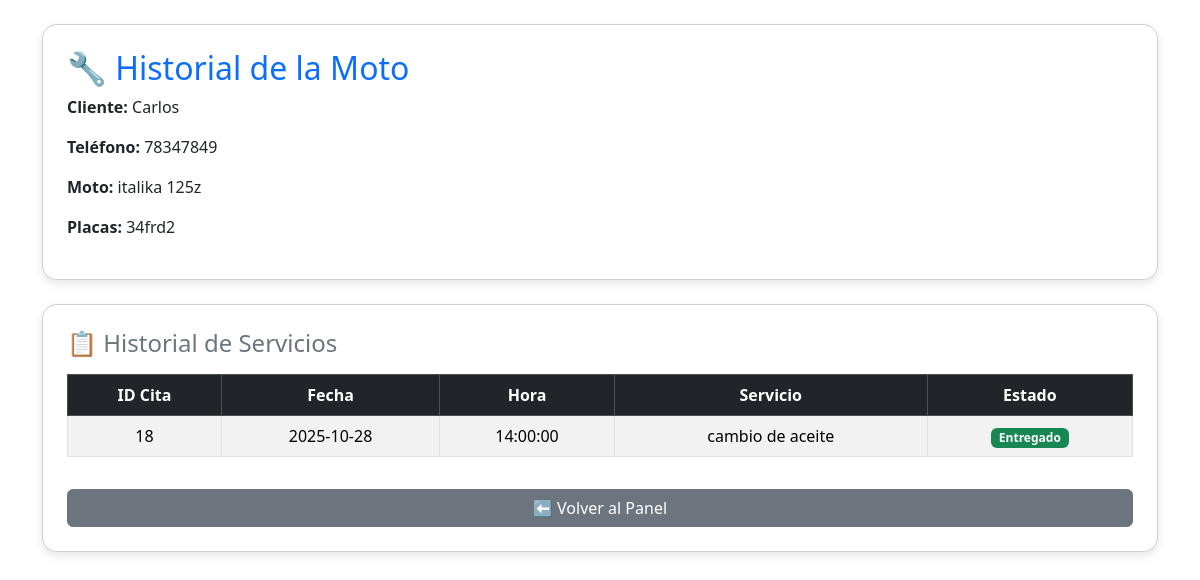
The app's page /admin/historial_moto.php?id_moto=18 (signed in) with its own data.
### tables this page shows
CREATE TABLE `citas` (
  `id_cita` int(11) NOT NULL,
  `id_cliente` int(11) NOT NULL,
  `id_moto` int(11) NOT NULL,
  `fecha_cita` date NOT NULL,
  `hora_cita` time NOT NULL,
  `servicio` varchar(100) NOT NULL,
  `estado` varchar(20) DEFAULT 'Pendiente',
  `fecha_registro` timestamp NOT NULL DEFAULT current_timestamp()
);

CREATE TABLE `clientes` (
  `id_cliente` int(11) NOT NULL,
  `nombre` varchar(100) NOT NULL,
  `telefono` varchar(20) NOT NULL,
  `correo` varchar(100) DEFAULT NULL
);

CREATE TABLE `motos` (
  `id_moto` int(11) NOT NULL,
  `id_cliente` int(11) NOT NULL,
  `marca` varchar(50) NOT NULL,
  `modelo` varchar(50) NOT NULL,
  `anio` int(11) DEFAULT NULL,
  `placas` varchar(20) DEFAULT NULL
);

### admin/historial_moto.php (the view, shortened to what this page needs)
<?php
include("../conexion.php");
$id_moto = intval($_GET['id_moto']);
$sql = "
  SELECT c.id_cita, c.fecha_cita, c.hora_cita, c.servicio, c.estado,
         cl.nombre AS cliente, cl.telefono,
         m.marca, m.modelo, m.placas
  FROM citas c
  INNER JOIN clientes cl ON c.id_cliente = cl.id_cliente
  INNER JOIN motos m ON c.id_moto = m.id_moto
  WHERE m.id_moto = $id_moto
  ORDER BY c.fecha_cita DESC, c.hora_cita DESC
";
$res = $conn->query($sql);
$data = [];
while ($row = $res->fetch_assoc()) {
    $data[] = $row;
}
$moto = $data[0];
?>
<!DOCTYPE html>
<html lang="es">
<head>
<link rel="stylesheet" href="https://cdn.jsdelivr.net/npm/bootstrap@5.3.3/dist/css/bootstrap.min.css">
</head>
<body class="container mt-4">
<div class="card p-4 mb-4">
  <h2 class="text-primary">🔧 Historial de la Moto</h2>
  <p><strong>Cliente:</strong> <?= $moto['cliente'] ?></p>
  <p><strong>Teléfono:</strong> <?= $moto['telefono'] ?></p>
  <p><strong>Moto:</strong> <?= $moto['marca'] . " " . $moto['modelo'] ?></p>
  <p><strong>Placas:</strong> <?= $moto['placas'] ?></p>
</div>
<div class="card p-4">
  <h4 class="text-secondary mb-3">📋 Historial de Servicios</h4>
  <table class="table table-bordered table-striped text-center">
    <thead class="table-dark">
      <tr>
        <th>ID Cita</th>
        <th>Fecha</th>
        <th>Hora</th>
        <th>Servicio</th>
        <th>Estado</th>
      </tr>
    </thead>
    <tbody>
      <?php foreach ($data as $row) { ?>
      <tr>
        <td><?= $row['id_cita'] ?></td>
        <td><?= $row['fecha_cita'] ?></td>
        <td><?= $row['hora_cita'] ?></td>
        <td><?= $row['servicio'] ?></td>
        <td>
          <span class="badge
            <?= $row['estado']=='Pendiente' ? 'bg-warning text-dark' :
               ($row['estado']=='Entregado' ? 'bg-success' :
               'bg-danger') ?>">
            <?= $row['estado'] ?>
          </span>
        </td>
      </tr>
      <?php } ?>
    </tbody>
  </table>
  <a href="index.php" class="btn btn-secondary mt-3">⬅ Volver al Panel</a>
</div>
</body>
</html>

### admin/historial_moto.php (style rules this page uses)
.card { border-radius: 15px; box-shadow: 0 4px 10px rgba(0,0,0,0.1); }

### records on screen
citas: id_cliente.nombre "Carlos", id_cliente.telefono "78347849", id_moto.marca "italika", id_moto.modelo "125z", id_moto.placas "34frd2", id_cita "18", fecha_cita "2025-10-28", hora_cita "14:00:00", servicio "cambio de aceite", estado "Entregado"
